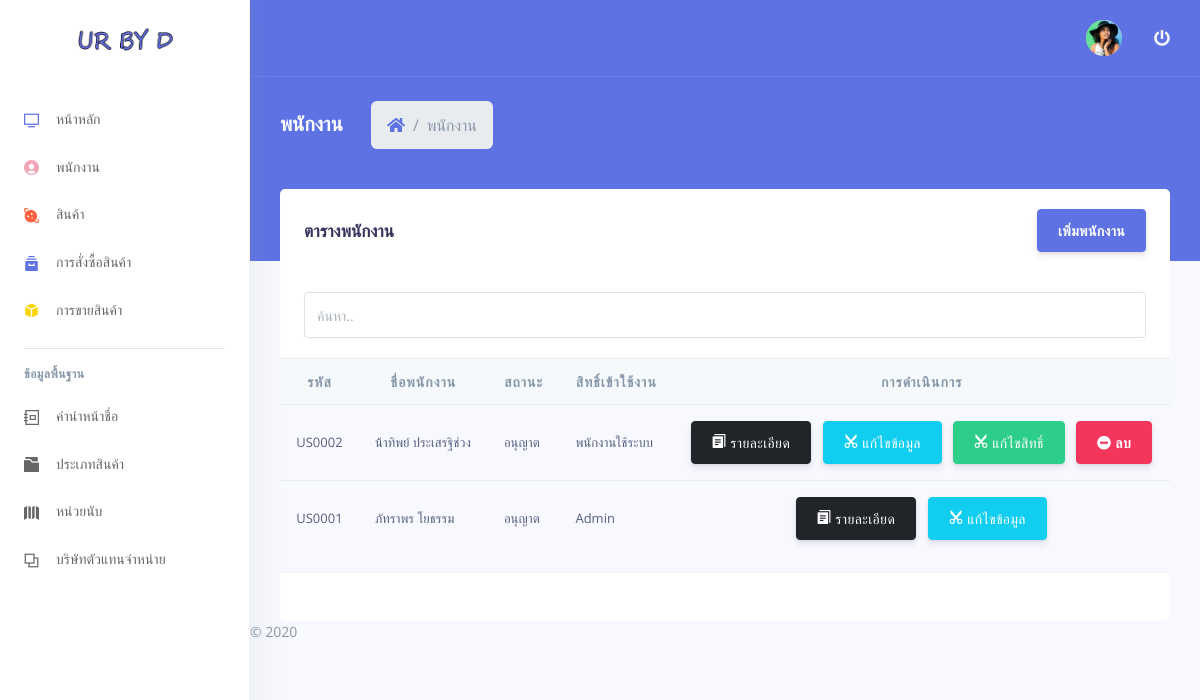
The app's page /staff/staff.php with its own data.
### tables this page shows
CREATE TABLE `aby_staff` (
  `staff_id` varchar(7) NOT NULL,
  `staff_name` varchar(30) NOT NULL,
  `prefix_id` int(11) NOT NULL,
  `staff_telephone` varchar(10) NOT NULL,
  `staff_address` varchar(300) NOT NULL,
  `username` varchar(50) NOT NULL,
  `password` varchar(50) NOT NULL,
  `role_id` int(11) NOT NULL,
  `us_id` int(11) NOT NULL
);

CREATE TABLE `aby_user_status` (
  `us_id` int(11) NOT NULL,
  `name` varchar(100) NOT NULL
);

CREATE TABLE `aby_role` (
  `role_id` int(11) NOT NULL,
  `role_name` varchar(50) NOT NULL
);

### staff/staff.php (the view, shortened to what this page needs)
<?php
include('header.php');
include('..\global_service\connectdb.php');
$staff_id = $_SESSION['authen']['staff_id'] ;
$sql2 = "SELECT * FROM aby_staff WHERE staff_id = '$staff_id' ";
$query2 = mysqli_query($conn,$sql2);
$result2=mysqli_fetch_array($query2,MYSQLI_ASSOC);
$staff_id= $result2["staff_id"];
$sql = "SELECT p.*,c.prefix_name ,un.name ,n.role_name
        FROM aby_staff p
        INNER JOIN aby_prefix c on c.prefix_id = p.prefix_id
        INNER JOIN aby_user_status un on un.us_id = p.us_id
        INNER JOIN aby_role n on n.role_id = p.role_id
        ORDER BY staff_id DESC";
$query = mysqli_query($conn,$sql);
?>
    <div class="header bg-primary pb-6">
      <div class="container-fluid">
        <div class="header-body">
          <div class="row align-items-center py-4">
            <div class="col-lg-6 col-7">
              <h6 class="h2 text-white d-inline-block mb-0">พนักงาน</h6>
              <nav aria-label="breadcrumb" class="d-none d-md-inline-block ml-md-4">
                <ol class="breadcrumb breadcrumb-links breadcrumb-dark">
                  <li class="breadcrumb-item"><a href="index.php"><i class="fas fa-home"></i></a></li>
                  <li class="breadcrumb-item active" aria-current="page">พนักงาน</li>
                </ol>
              </nav>
            </div>
          </div>
        </div>
      </div>
    </div>
    <div class="container-fluid mt--6">
      <div class="row">
        <div class="col">
            <div class="card-header border-0">
              <div class="row align-items-center">
                <div class="col">
                  <h3 class="mb-0">ตารางพนักงาน</h3>
                </div>
                <div class="col text-right">
                  <a href="staff_create.php" class="btn btn-primary">เพิ่มพนักงาน</a>
                </div>
              </div>
            </div>
            <div class="card-header border-0">
              <input class="form-control" id="myInput" type="text" placeholder="ค้นหา..">
            </div>
            <div class="table-responsive">
              <table class="table align-items-center table-flush">
                <thead class="thead-light">
                  <tr>
                    <th class="name mb-0 text-sm text-center" >รหัส</th>
                    <th class="name mb-0 text-sm text-center" >ชื่อพนักงาน</th>
                    <th class="name mb-0 text-sm text-center" >สถานะ</th>
                    <th class="name mb-0 text-sm text-center" >สิทธิ์เข้าใช้งาน</th>
                    <th class="name mb-0 text-sm text-center" >การดำเนินการ</th>
                  </tr>
                </thead>
                <tbody id="myTable" >
                <?php
                    while($result=mysqli_fetch_array($query,MYSQLI_ASSOC)){
                ?>
                  <tr>
                    <td class="budget text-center">
                        <?php echo $result["staff_id"];?>
                    </td>
                    <td class="budget">
                        <?php echo $result["staff_name"];?>
                    </td>
                    <td class="budget">
                        <?php echo $result["name"];?>
                    </td>
                    <td class="budget">
                        <?php echo $result["role_name"];?>
                    </td>
                    <td class="budget text-center">
                        <a  href="staff_detail.php?staff_id=<?php echo $result["staff_id"] ?>" class="btn btn-dark">
                        <i class="ni ni-single-copy-04"> รายละเอียด</i>
                        </a>
                        <a href="staff_edit.php?staff_id=<?php echo $result["staff_id"];?>" class="btn btn-info"><i class="ni ni-scissors"> แก้ไขข้อมูล</i></a>
                        <?php if($result["staff_id"] != $staff_id){ ?>
                            <?php if($result["role_id"] != '1'){ ?>
                              <a href="user_edit.php?staff_id=<?php echo $result["staff_id"];?>" class="btn btn-success"><i class="ni ni-scissors"> แก้ไขสิทธิ์</i></a>
                            <a href="JavaScript:if(confirm('คุณต้องการลบ <?php echo $result["staff_name"];?> หรือไม่')==true){window.location='/\UrByD/service/staff_service.php?action=delete_staff&staff_id=<?php echo $result["staff_id"] ?>';}" class="btn btn-danger" ><i class="fa fa-minus-circle"></i> ลบ</i></a>
                        <?php } }?>
                    </td>
                  </tr>
                <?php
                    }
                ?>
                </tbody>
              </table>
            </div>
            <div class="card-footer py-4">
            </div>
          </div>
        </div>
      </div>
<?php include('footer.php');?>

### records on screen
aby_staff: staff_id "US0002", staff_name "น้้าทิพย์ ประเสรฐิช่วง", us.name "อนุญาต", role.role_name "พนักงานใช้ระบบ"
aby_staff: staff_id "US0001", staff_name "ภัทราพร โยธรรม", us.name "อนุญาต", role.role_name "Admin"
